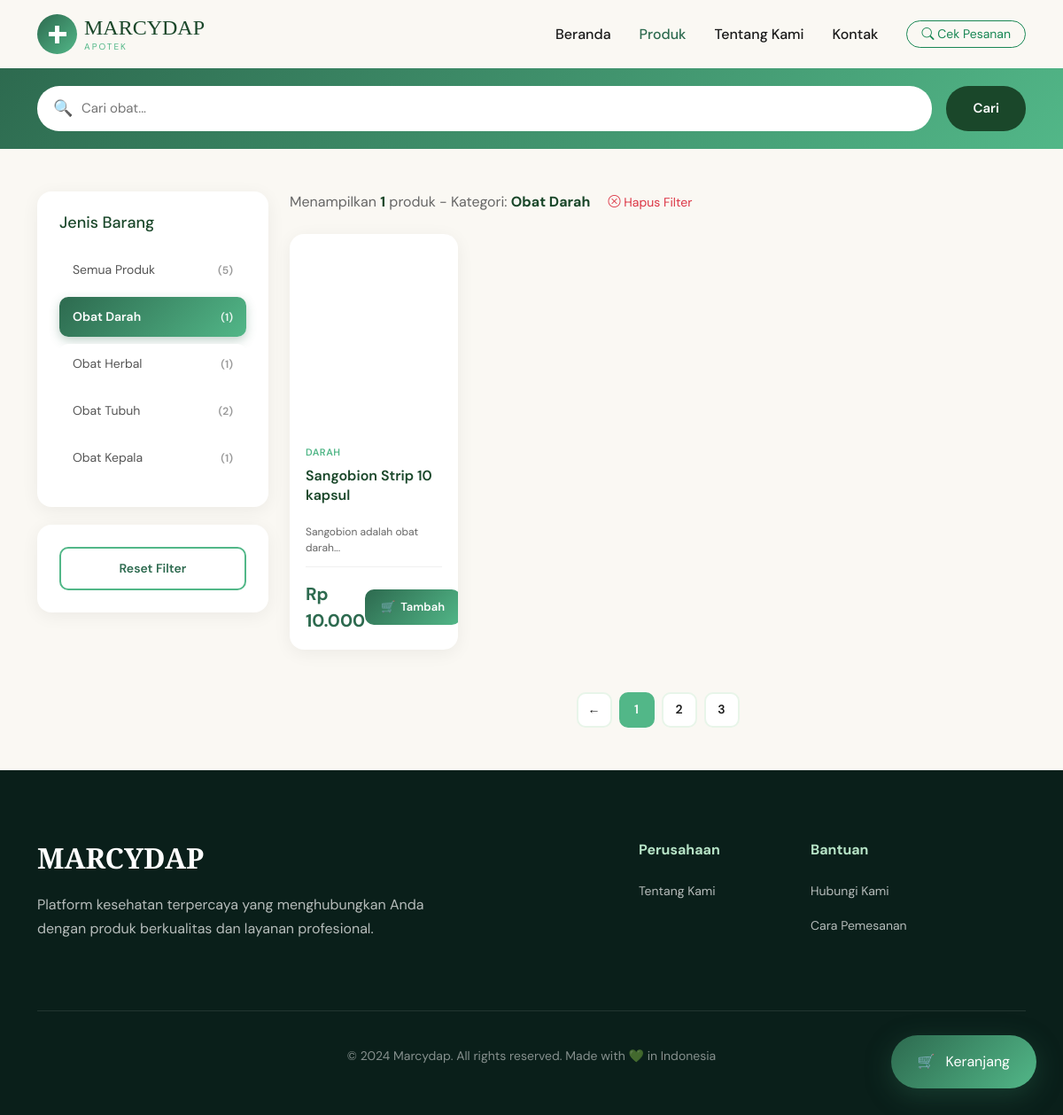
/main/produk.php?jenis=darah, run on the app's committed database.
### tables this page shows
CREATE TABLE `barang` (
  `id_barang` int NOT NULL,
  `nama_barang` varchar(50) NOT NULL,
  `jenis_barang` enum('darah','herbal','kepala','tubuh') NOT NULL,
  `harga` varchar(100) NOT NULL,
  `deskripsi` text NOT NULL,
  `gambar` varchar(255) NOT NULL
);

### main/components/product-card.php (the view, shortened to what this page needs)
<?php
$harga_format = number_format($product['harga'], 0, ',', '.');
$gambar_src = '';
if (!empty($product['gambar'])) {
    $gambar_src = $product['gambar'];
}
?>
<div class="product-card">
    <a href="detail_produk.php?id=<?php echo $product['id_barang']; ?>" class="product-image-link">
        <div class="product-image" style="<?php if (!empty($gambar_src)) echo 'background-image: url(' . $gambar_src . '); background-size: cover; background-position: center;'; ?>">
        </div>
    </a>
    <div class="product-content">
        <div class="product-category"><?php echo htmlspecialchars($product['jenis_barang']); ?></div>
        <a href="detail_produk.php?id=<?php echo $product['id_barang']; ?>" class="product-title-link">
            <h3 class="product-title"><?php echo htmlspecialchars($product['nama_barang']); ?></h3>
        </a>
        <div class="product-meta">
            <span><?php echo substr(htmlspecialchars($product['deskripsi']), 0, 50); ?>...</span>
        </div>
        <div class="product-footer">
            <div>
                <span class="price-current">Rp <?php echo $harga_format; ?></span>
            </div>
            <form method="POST" style="margin:0;">
                <button type="submit" name="add_to_cart" class="add-btn">
                    <span>🛒</span>
                    <span>Tambah</span>
                </button>
            </form>
        </div>
    </div>
</div>

### main/produk.php (shortened to what this page needs)
<?php
include '../config/db.php';
$jenis_filter = isset($_GET['jenis']) ? mysqli_real_escape_string($db, $_GET['jenis']) : '';
$search_query = isset($_GET['search']) ? mysqli_real_escape_string($db, $_GET['search']) : '';
$query = "SELECT * FROM barang WHERE 1=1";
if (!empty($jenis_filter) && in_array($jenis_filter, ['darah', 'herbal', 'tubuh', 'kepala'])) {
    $query .= " AND jenis_barang = '$jenis_filter'";
}
$query .= " ORDER BY id_barang DESC";
$result = mysqli_query($db, $query);
$count_query = "SELECT jenis_barang, COUNT(*) as jumlah FROM barang GROUP BY jenis_barang";
$count_result = mysqli_query($db, $count_query);
$jenis_counts = [];
while ($row = mysqli_fetch_assoc($count_result)) {
    $jenis_counts[$row['jenis_barang']] = $row['jumlah'];
}
$total_semua = array_sum($jenis_counts);
?>
<!DOCTYPE html>
<html lang="id">
<head>
    <link href="https://cdn.jsdelivr.net/npm/bootstrap@5.3.0/dist/css/bootstrap.min.css" rel="stylesheet">
    <link rel="stylesheet" href="https://cdn.jsdelivr.net/npm/bootstrap-icons@1.10.0/font/bootstrap-icons.css">
    <link rel="stylesheet" href="css/produk.css">
</head>
<body>
    <div class="container">
        <div class="d-flex justify-content-between align-items-center py-3">
            <a href="dashboard.php" class="d-flex align-items-center gap-2 text-decoration-none">
                <div class="logo-icon"></div>
                <div class="logo-text">
                    <h1>MARCYDAP</h1>
                    <p>APOTEK</p>
                </div>
            </a>
            <nav class="d-none d-lg-flex align-items-center gap-3">
                <ul class="nav">
                    <li class="nav-item"><a class="nav-link nav-link-custom" href="dashboard.php">Beranda</a></li>
                    <li class="nav-item"><a class="nav-link nav-link-custom active" href="produk.php">Produk</a></li>
                    <li class="nav-item"><a class="nav-link nav-link-custom" href="tentangkami.php">Tentang Kami</a></li>
                    <li class="nav-item"><a class="nav-link nav-link-custom" href="hubungikami.php">Kontak</a></li>
                </ul>
                <a href="pemesanan/cek_pesanan.php" class="btn btn-outline-success btn-sm rounded-pill px-3">
                    <i class="bi bi-search"></i> Cek Pesanan
                </a>
            </nav>
        </div>
    </div>
    <div class="search-bar">
        <div class="container">
            <form method="GET" action="produk.php" class="d-flex gap-3">
                <div class="search-wrapper">
                    <span class="search-icon">🔍</span>
                    <input type="text" name="search" placeholder="Cari obat..." value="<?php echo htmlspecialchars($search_query); ?>">
                </div>
                <button type="submit" class="search-btn">Cari</button>
            </form>
        </div>
    </div>
    <div class="container my-5">
        <div class="row g-4">
            <div class="col-lg-3">
                <div class="sidebar-sticky">
                    <div class="filter-section">
                        <h3>Jenis Barang</h3>
                        <div class="filter-option">
                            <a href="produk.php<?php echo !empty($search_query) ? '?search=' . urlencode($search_query) : ''; ?>"
                                class="filter-link <?php echo empty($jenis_filter) ? 'active' : ''; ?>">
                                <span> Semua Produk</span>
                                <span class="filter-count">(<?php echo $total_semua; ?>)</span>
                            </a>
                        </div>
                        <div class="filter-option">
                            <a href="produk.php?jenis=darah<?php echo !empty($search_query) ? '&search=' . urlencode($search_query) : ''; ?>"
                                class="filter-link <?php echo $jenis_filter == 'darah' ? 'active' : ''; ?>">
                                <span> Obat Darah</span>
                                <span class="filter-count">(<?php echo isset($jenis_counts['darah']) ? $jenis_counts['darah'] : 0; ?>)</span>
                            </a>
                        </div>
                        <div class="filter-option">
                            <a href="produk.php?jenis=herbal<?php echo !empty($search_query) ? '&search=' . urlencode($search_query) : ''; ?>"
                                class="filter-link <?php echo $jenis_filter == 'herbal' ? 'active' : ''; ?>">
                                <span> Obat Herbal</span>
                                <span class="filter-count">(<?php echo isset($jenis_counts['herbal']) ? $jenis_counts['herbal'] : 0; ?>)</span>
                            </a>
                        </div>
                        <div class="filter-option">
                            <a href="produk.php?jenis=tubuh<?php echo !empty($search_query) ? '&search=' . urlencode($search_query) : ''; ?>"
                                class="filter-link <?php echo $jenis_filter == 'tubuh' ? 'active' : ''; ?>">
                                <span> Obat Tubuh</span>
                                <span class="filter-count">(<?php echo isset($jenis_counts['tubuh']) ? $jenis_counts['tubuh'] : 0; ?>)</span>
                            </a>
                        </div>
                        <div class="filter-option">
                            <a href="produk.php?jenis=kepala<?php echo !empty($search_query) ? '&search=' . urlencode($search_query) : ''; ?>"
                                class="filter-link <?php echo $jenis_filter == 'kepala' ? 'active' : ''; ?>">
                                <span> Obat Kepala</span>
                                <span class="filter-count">(<?php echo isset($jenis_counts['kepala']) ? $jenis_counts['kepala'] : 0; ?>)</span>
                            </a>
                        </div>
                    </div>
                    <?php if (!empty($jenis_filter) || !empty($search_query)) { ?>
                        <div class="filter-section">
                            <a href="produk.php" class="clear-filters">Reset Filter</a>
                        </div>
                    <?php } ?>
                </div>
            </div>
            <div class="col-lg-9">
                <div class="mb-4">
                    <?php
                    $total_produk = mysqli_num_rows($result);
                    $filter_text = '';
                    if (!empty($jenis_filter)) {
                        $jenis_labels = [
                            'darah' => 'Obat Darah',
                            'herbal' => 'Obat Herbal',
                            'tubuh' => 'Obat Tubuh',
                            'kepala' => 'Obat Kepala'
                        ];
                        $filter_text = ' - Kategori: <strong>' . $jenis_labels[$jenis_filter] . '</strong>';
                    }
                    ?>
                    <div class="products-count">
                        Menampilkan <strong><?php echo $total_produk; ?></strong> produk<?php echo $filter_text; ?>
                        <?php if (!empty($jenis_filter) || !empty($search_query)) { ?>
                            <a href="produk.php" class="ms-3 text-danger" style="font-size: 14px; text-decoration: none;">
                                <i class="bi bi-x-circle"></i> Hapus Filter
                            </a>
                        <?php } ?>
                    </div>
                </div>
                <div class="row g-4">
                    <?php
                    if (mysqli_num_rows($result) > 0) {
                        while ($row = mysqli_fetch_assoc($result)) {
                            $product = $row;
                    ?>
                            <div class="col-xl-3 col-lg-4 col-md-6">
                                <?php include 'components/product-card.php'; ?>
                            </div>
                        <?php
                        }
                    }
                    ?>
                </div>
                <div class="d-flex justify-content-center gap-2 mt-5">
                    <button class="page-btn">←</button>
                    <button class="page-btn active">1</button>
                    <button class="page-btn">2</button>
                    <button class="page-btn">3</button>
                </div>
            </div>
        </div>
    </div>
    <a href="pemesanan/keranjang.php" class="floating-cart">
        <span>🛒</span>
        <span>Keranjang</span>
    </a>
    <footer class="footer">
        <div class="container">
            <div class="row g-5 mb-5">
                <div class="col-lg-5">
                    <div class="footer-brand">
                        <h3>MARCYDAP</h3>
                        <p>Platform kesehatan terpercaya yang menghubungkan Anda dengan produk berkualitas dan layanan profesional.</p>
                    </div>
                </div>
                <div class="col-lg-2">
                </div>
                <div class="col-lg-2">
                    <div class="footer-section">
                        <h4>Perusahaan</h4>
                        <ul class="footer-links">
                            <li><a href="tentangkami.php">Tentang Kami</a></li>
                        </ul>
                    </div>
                </div>
                <div class="col-lg-3">
                    <div class="footer-section">
                        <h4>Bantuan</h4>
                        <ul class="footer-links">
                            <li><a href="hubungikami.php">Hubungi Kami</a></li>
                            <li><a href="#">Cara Pemesanan</a></li>
                        </ul>
                    </div>
                </div>
            </div>
            <div class="footer-bottom">
                <p>© 2024 Marcydap. All rights reserved. Made with 💚 in Indonesia</p>
            </div>
        </div>
    </footer>
</body>
</html>

### data on the page
barang: jenis_barang "DARAH", nama_barang "Sangobion Strip 10 kapsul", deskripsi "Sangobion adalah obat darah", harga "10.000"

### other printed values
$total_semua "5"
$jenis_counts['darah'] "1"
$jenis_counts['herbal'] "1"
$jenis_counts['tubuh'] "2"
$jenis_counts['kepala'] "1"
$total_produk "1"
$jenis_labels[$jenis_filter] "Obat Darah"
